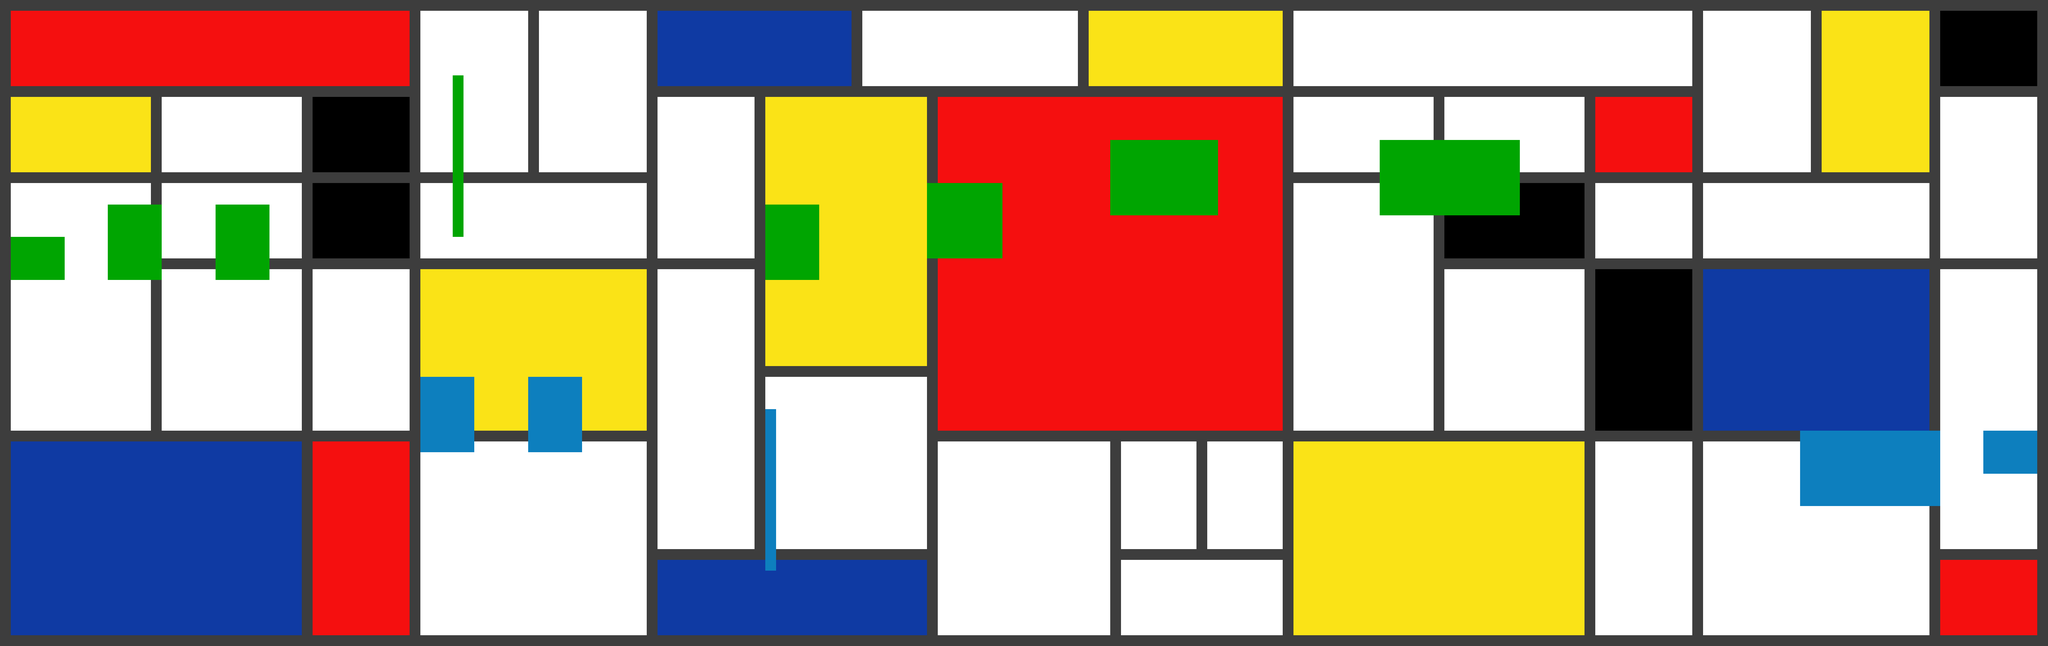

This game map was drawn from its Tiled (.tmx) file and the tilesets committed beside it. A one-line description and the trimmed map source follow:
An orthogonal 190x60 tile map with 32x32 px tiles, 2 tile layers (Tile Layer 1, platform) and 35 objects (13x Platforms, 10x movingobstacle, 5x keycube, middleLine, startposition, ...).

<map version="1.0" orientation="orthogonal" renderorder="right-down" width="190" height="60" tilewidth="32" tileheight="32" nextobjectid="82">
 <tileset firstgid="1" name="mondriaanTiles" tilewidth="32" tileheight="32" tilecount="8" columns="4">
  <image source="mondriaanTiles.png" width="128" height="64" />
 </tileset>
 <layer name="Tile Layer 1" width="190" height="60">
  <data>[11400 cells, 11400 non-empty, 6 distinct tile ids]</data>
 </layer>
 <layer name="platform" width="190" height="60">
  <data>[11400 cells, 546 non-empty, 2 distinct tile ids]</data>
 </layer>
 <objectgroup name="walls">
  <object id="15" x="6048" y="32" width="32" height="1856" />
  <object id="17" x="0" y="32" width="32" height="1856" />
  <object id="18" x="0" y="0" width="6080" height="32" />
  <object id="19" x="0" y="1888" width="6080" height="32" />
 </objectgroup>
 <objectgroup name="Object Layer">
  <object id="2" name="middleLine" x="0" y="960" width="6048" height="32">
   <properties>
    <property name="unity:isTrigger" type="bool" value="true" />
   </properties>
  </object>
  <object id="3" name="startposition" x="96" y="608" width="32" height="32">
   <properties>
    <property name="unity:isTrigger" type="bool" value="true" />
   </properties>
  </object>
  <object id="4" name="endposition" x="5952" y="1472" width="32" height="32">
   <properties>
    <property name="unity:isTrigger" type="bool" value="true" />
   </properties>
  </object>
  <object id="23" name="movingobstacle" x="1792" y="1056" width="512" height="64">
   <properties>
    <property name="unity:isTrigger" type="bool" value="true" />
    <property name="unity:tag" value="horizontalobstacle" />
   </properties>
  </object>
  <object id="25" name="movingobstacle" x="4608" y="576" width="480" height="64">
   <properties>
    <property name="unity:isTrigger" type="bool" value="true" />
    <property name="unity:tag" value="horizontalobstacle" />
   </properties>
  </object>
  <object id="51" name="movingobstacle" x="864" y="800" width="512" height="64">
   <properties>
    <property name="unity:isTrigger" type="bool" value="true" />
    <property name="unity:tag" value="horizontalobstacle" />
   </properties>
  </object>
  <object id="59" name="movingobstacle" x="864" y="384" width="64" height="352">
   <properties>
    <property name="unity:isTrigger" type="bool" value="true" />
    <property name="unity:tag" value="verticalobstacle" />
   </properties>
  </object>
  <object id="60" name="keycube" x="544" y="480" width="32" height="32">
   <properties>
    <property name="unity:isTrigger" type="bool" value="true" />
    <property name="unity:tag" value="keycube" />
   </properties>
  </object>
  <object id="62" name="keycube" x="1472" y="1440" width="32" height="32">
   <properties>
    <property name="unity:isTrigger" type="bool" value="true" />
    <property name="unity:tag" value="keycube" />
   </properties>
  </object>
  <object id="63" name="movingobstacle" x="1792" y="1184" width="64" height="352">
   <properties>
    <property name="unity:isTrigger" type="bool" value="true" />
    <property name="unity:tag" value="verticalobstacle" />
   </properties>
  </object>
  <object id="66" name="movingobstacle" x="2560" y="480" width="64" height="352">
   <properties>
    <property name="unity:isTrigger" type="bool" value="true" />
    <property name="unity:tag" value="verticalobstacle" />
   </properties>
  </object>
  <object id="67" name="movingobstacle" x="3104" y="416" width="64" height="352">
   <properties>
    <property name="unity:isTrigger" type="bool" value="true" />
    <property name="unity:tag" value="verticalobstacle" />
   </properties>
  </object>
  <object id="68" name="movingobstacle" x="3840" y="320" width="64" height="352">
   <properties>
    <property name="unity:isTrigger" type="bool" value="true" />
    <property name="unity:tag" value="verticalobstacle" />
   </properties>
  </object>
  <object id="69" name="keycube" x="2560" y="352" width="32" height="32">
   <properties>
    <property name="unity:isTrigger" type="bool" value="true" />
    <property name="unity:tag" value="keycube" />
   </properties>
  </object>
  <object id="70" name="keycube" x="3104" y="288" width="32" height="32">
   <properties>
    <property name="unity:isTrigger" type="bool" value="true" />
    <property name="unity:tag" value="keycube" />
   </properties>
  </object>
  <object id="71" name="keycube" x="3904" y="192" width="32" height="32">
   <properties>
    <property name="unity:isTrigger" type="bool" value="true" />
    <property name="unity:tag" value="keycube" />
   </properties>
  </object>
  <object id="72" name="movingobstacle" x="4704" y="832" width="480" height="64">
   <properties>
    <property name="unity:isTrigger" type="bool" value="true" />
    <property name="unity:tag" value="horizontalobstacle" />
   </properties>
  </object>
  <object id="74" name="movingobstacle" x="4800" y="1120" width="480" height="64">
   <properties>
    <property name="unity:isTrigger" type="bool" value="true" />
    <property name="unity:tag" value="horizontalobstacle" />
   </properties>
  </object>
 </objectgroup>
 <objectgroup name="platforms">
  <object id="33" type="Platforms" x="32" y="704" width="160" height="128">
   <properties>
    <property name="unity:tag" value="Platform" />
   </properties>
  </object>
  <object id="37" type="Platforms" x="1344" y="224" width="32" height="480">
   <properties>
    <property name="unity:tag" value="Platform" />
   </properties>
  </object>
  <object id="41" type="Platforms" x="2272" y="1216" width="32" height="480">
   <properties>
    <property name="unity:tag" value="Platform" />
   </properties>
  </object>
  <object id="43" type="Platforms" x="5888" y="1280" width="160" height="128">
   <properties>
    <property name="unity:tag" value="Platform" />
   </properties>
  </object>
  <object id="46" type="Platforms" x="5344" y="1280" width="416" height="224">
   <properties>
    <property name="unity:tag" value="Platform" />
   </properties>
  </object>
  <object id="58" type="Platforms" x="1248" y="1120" width="160" height="224">
   <properties>
    <property name="unity:tag" value="Platform" />
   </properties>
  </object>
  <object id="75" type="Platforms" x="640" y="608" width="160" height="224">
   <properties>
    <property name="unity:tag" value="Platform" />
   </properties>
  </object>
  <object id="76" type="Platforms" x="320" y="608" width="160" height="224">
   <properties>
    <property name="unity:tag" value="Platform" />
   </properties>
  </object>
  <object id="77" type="Platforms" x="1568" y="1120" width="160" height="224">
   <properties>
    <property name="unity:tag" value="Platform" />
   </properties>
  </object>
  <object id="78" type="Platforms" x="2272" y="608" width="160" height="224">
   <properties>
    <property name="unity:tag" value="Platform" />
   </properties>
  </object>
  <object id="79" type="Platforms" x="2752" y="544" width="224" height="224">
   <properties>
    <property name="unity:tag" value="Platform" />
   </properties>
  </object>
  <object id="80" type="Platforms" x="3296" y="416" width="320" height="224">
   <properties>
    <property name="unity:tag" value="Platform" />
   </properties>
  </object>
  <object id="81" type="Platforms" x="4096" y="416" width="416" height="224">
   <properties>
    <property name="unity:tag" value="Platform" />
   </properties>
  </object>
 </objectgroup>
</map>